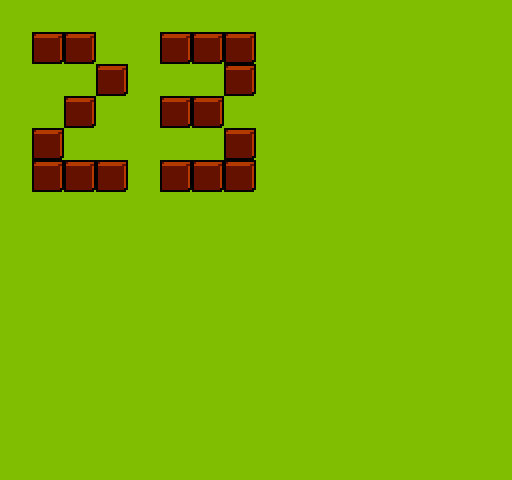

This game map was drawn from its Tiled (.tmx) file and the tilesets committed beside it. A one-line description and the full map source follow:
An orthogonal 16x15 tile map with 32x32 px tiles, 1 tile layer (Tile Layer 1).

<map version="1.0" orientation="orthogonal" renderorder="right-down" width="16" height="15" tilewidth="32" tileheight="32" nextobjectid="1">
 <tileset firstgid="1" name="t" tilewidth="32" tileheight="32" tilecount="56">
  <image source="MetaTiles.png" width="256" height="255" />
 </tileset>
 <layer name="Tile Layer 1" width="16" height="15">
  <data encoding="csv">
1,1,1,1,1,1,1,1,1,1,1,1,1,1,1,1,
1,3,3,1,1,3,3,3,1,1,1,1,1,1,1,1,
1,1,1,3,1,1,1,3,1,1,1,1,1,1,1,1,
1,1,3,1,1,3,3,1,1,1,1,1,1,1,1,1,
1,3,1,1,1,1,1,3,1,1,1,1,1,1,1,1,
1,3,3,3,1,3,3,3,1,1,1,1,1,1,1,1,
1,1,1,1,1,1,1,1,1,1,1,1,1,1,1,1,
1,1,1,1,1,1,1,1,1,1,1,1,1,1,1,1,
1,1,1,1,1,1,1,1,1,1,1,1,1,1,1,1,
1,1,1,1,1,1,1,1,1,1,1,1,1,1,1,1,
1,1,1,1,1,1,1,1,1,1,1,1,1,1,1,1,
1,1,1,1,1,1,1,1,1,1,1,1,1,1,1,1,
1,1,1,1,1,1,1,1,1,1,1,1,1,1,1,1,
1,1,1,1,1,1,1,1,1,1,1,1,1,1,1,1,
1,1,1,1,1,1,1,1,1,1,1,1,1,1,1,1
</data>
 </layer>
</map>
